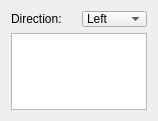
           <widget class="QWidget" name="page_npc">
            <property name="geometry">
             <rect>
              <x>0</x>
              <y>0</y>
              <width>158</width>
              <height>121</height>
             </rect>
            </property>
            <attribute name="label">
             <string>Enemy Placing</string>
            </attribute>
            <layout class="QVBoxLayout" name="verticalLayout_6">
             <item>
              <layout class="QVBoxLayout" name="verticalLayout_4">
               <property name="bottomMargin">
                <number>0</number>
               </property>
               <item>
                <widget class="QWidget" name="horizontalWidget" native="true">
                 <layout class="QHBoxLayout" name="horizontalLayout_5">
                  <property name="leftMargin">
                   <number>0</number>
                  </property>
                  <property name="topMargin">
                   <number>0</number>
                  </property>
                  <property name="rightMargin">
                   <number>0</number>
                  </property>
                  <property name="bottomMargin">
                   <number>0</number>
                  </property>
                  <item>
                   <widget class="QLabel" name="label_7">
                    <property name="text">
                     <string>Direction:</string>
                    </property>
                   </widget>
                  </item>
                  <item>
                   <widget class="QComboBox" name="npc_direction_combo">
                    <property name="sizePolicy">
                     <sizepolicy hsizetype="Preferred" vsizetype="Fixed">
                      <horstretch>0</horstretch>
                      <verstretch>0</verstretch>
                     </sizepolicy>
                    </property>
                    <property name="minimumSize">
                     <size>
                      <width>0</width>
                      <height>16</height>
                     </size>
                    </property>
                    <item>
                     <property name="text">
                      <string>Left</string>
                     </property>
                    </item>
                    <item>
                     <property name="text">
                      <string>Right</string>
                     </property>
                    </item>
                   </widget>
                  </item>
                 </layout>
                </widget>
               </item>
              </layout>
             </item>
             <item>
              <widget class="QListWidget" name="npc_listWidget">
               <property name="sizePolicy">
                <sizepolicy hsizetype="Preferred" vsizetype="Expanding">
                 <horstretch>0</horstretch>
                 <verstretch>0</verstretch>
                </sizepolicy>
               </property>
              </widget>
             </item>
            </layout>
           </widget>
